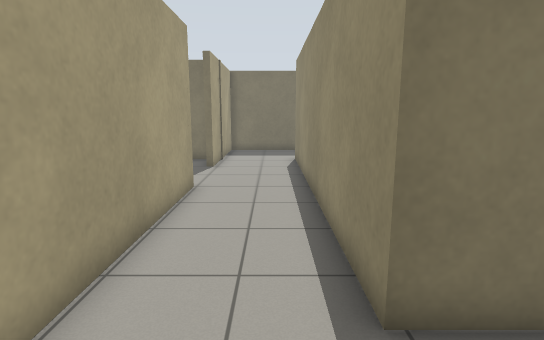
[1] (above)

18 first-person views from a walk through a robot-simulator world made for Gazebo. The camera is 1.2 m above the floor, tilts 10° down and sees 80° across. The floor is counted in squares, 0.5 m on a side. Each view is taken from the middle of a square. On the plan, view 1 faces up. The plan holds only what a view shows up to about 19 squares ahead; the rest is blank.

[2]
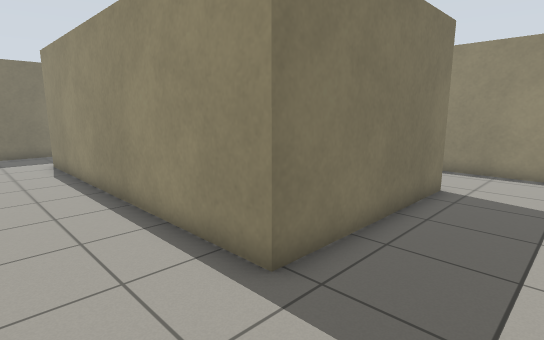

[3]
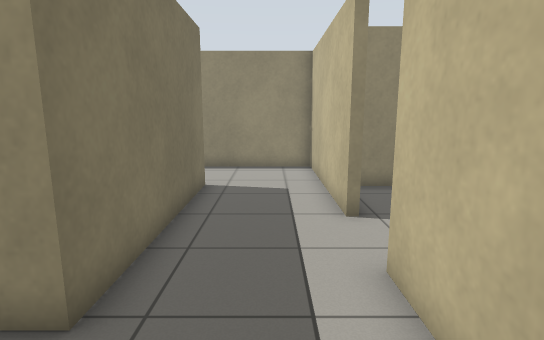

[4]
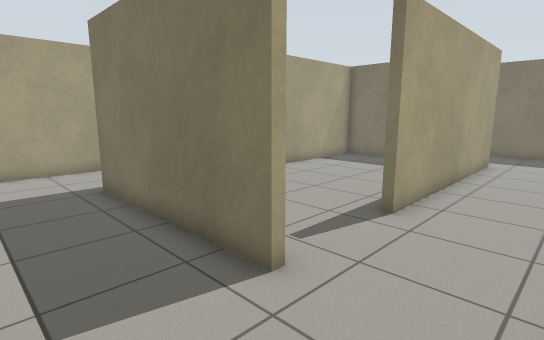

[5]
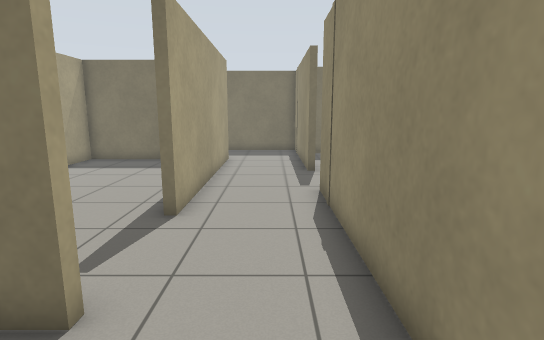

[6]
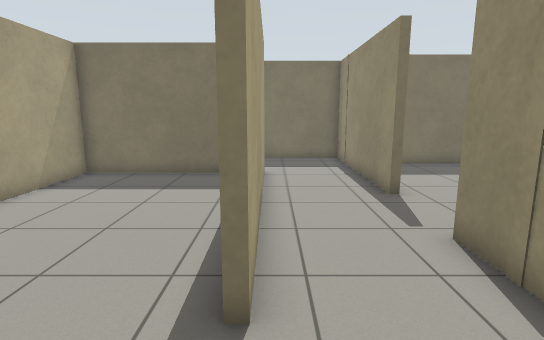

[7]
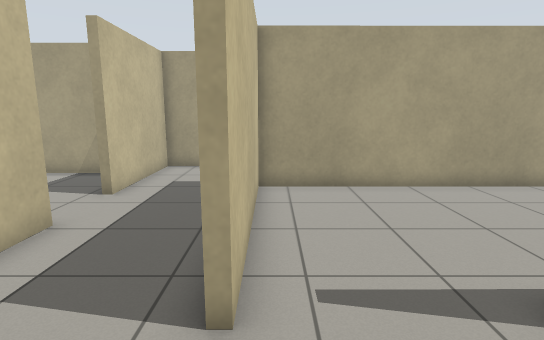

[8]
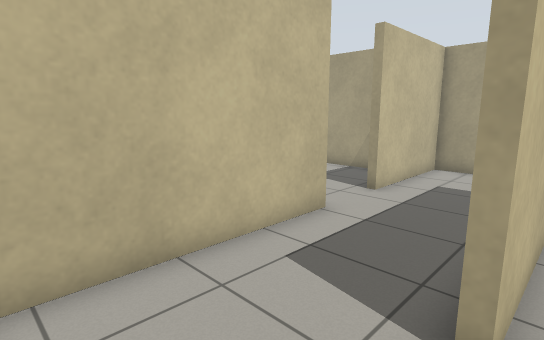

[9]
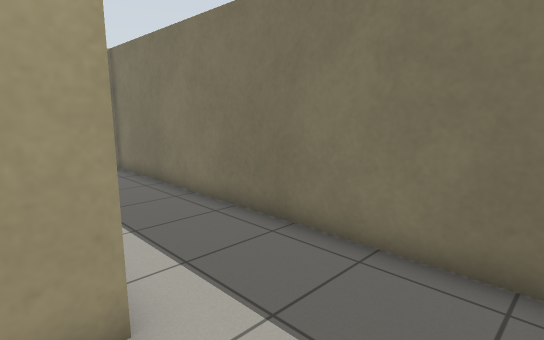

[10]
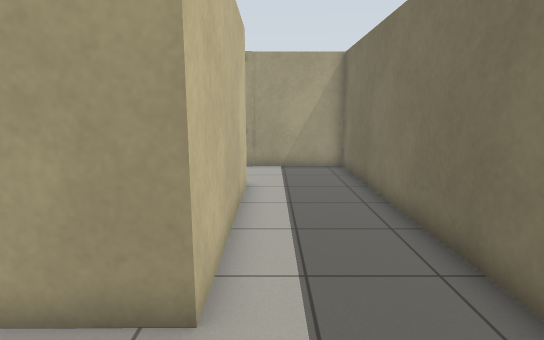

[11]
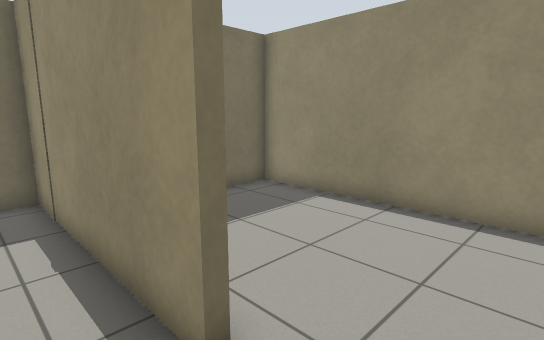

[12]
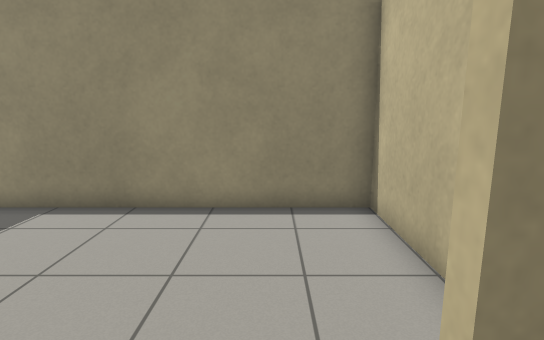

[13]
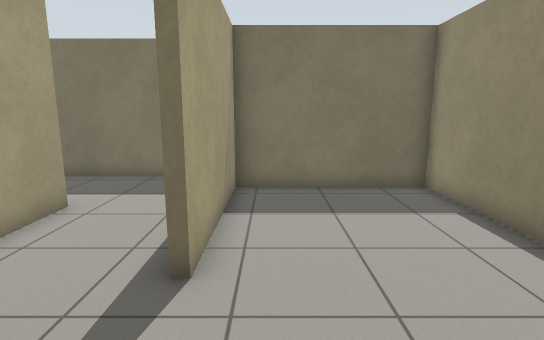

[14]
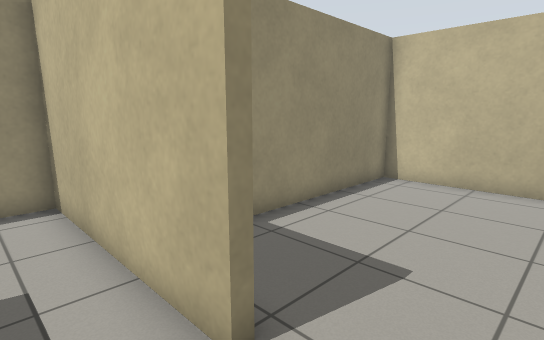

[15]
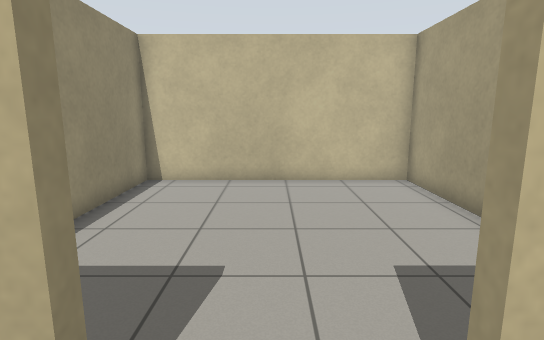

[16]
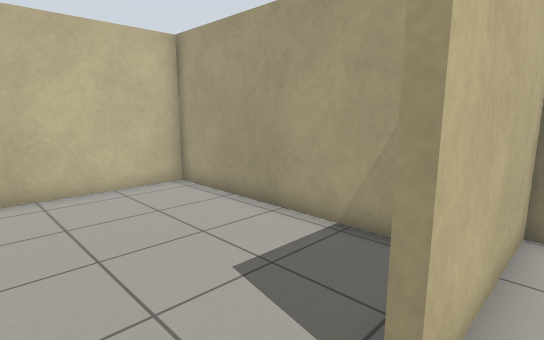

[17]
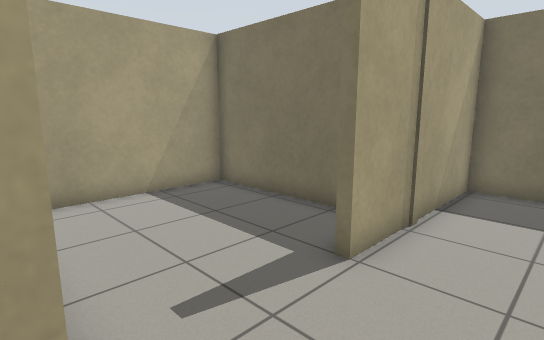

[18]
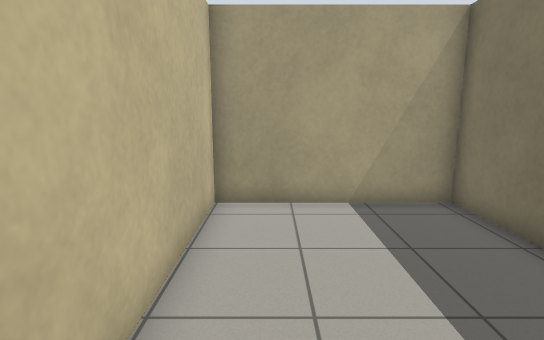

### Floor plan
Points are (right, up) in squares from view 1. A wall is a line through its corners. A room is listed if a view was taken in it or the views show most of it. See-through windows are left out.
Room 1 (views 1, 2, 3, 9, 10, 11, 12, 17, 18)
walls: (-2.6, 10.5) (-2.6, -0.7) (2.6, -0.7); (2.5, 3.3) (1.3, 3.3) (1.2, 17.2) (8.7, 17.2) (8.7, 7.3); (12.5, 13.4) (12.5, 21.2) (-2.6, 21.2) (-2.6, 14.4); (12.5, 7.5) (12.5, 10)
ways out: opening at (1.5, 1) to room 2; opening at (10.5, 8.5) to room 3; opening at (13, 11.5) to room 4; opening at (-3, 12.5) to room 7
Room 2 (views 4, 5, 14, 15, 16)
walls: (8.8, 3.3) (2.5, 3.3); (5.3, -0.7) (12.5, -0.7) (12.5, 3.5)
ways out: opening at (1.5, 1) to room 1; opening at (10.5, 3) to room 3; opening at (4, -1) to room 5
Room 3 (views 6, 7, 8)
walls: (12.5, 3.5) (12.5, 7.5)
ways out: opening at (10.5, 8.5) to room 1; opening at (10.5, 3) to room 2; opening at (8, 5.5) to room 6
Room 4 (view 13)
walls: (15.3, 8.5) (19, 8.5) (19, 19.4) (12.8, 19.4) (12.8, 13.4)
ways out: opening at (13, 11.5) to room 1
Room 5 (no view inside)
walls: (5.3, -1.1) (5.3, -0.7); (2.6, -0.7) (2.6, -1.1); (-0.9, -2.5) (-0.9, -10.5) (8.5, -10.5) (8.5, -1.9)
ways out: opening at (4, -1) to room 2
Room 6 (no view inside)
walls: (7, 16.9) (1.5, 16.9) (1.6, 3.6) (8.8, 3.6)
ways out: opening at (8, 5.5) to room 3
Room 7 (no view inside)
walls: (-3.4, 16.9) (-9.5, 16.9) (-9.5, 10.5) (-2.6, 10.5)
ways out: opening at (-3, 12.5) to room 1

Where each view was taken, in squares from view 1:
view 1: 0 up, 0 right, facing up
view 2: 0 up, 2 left, facing up-right
view 3: 1 up, 2 left, facing right
view 4: 0 up, 12 right, facing up-left
view 5: 0 up, 11 right, facing up
view 6: 4 up, 9 right, facing up
view 7: 4 up, 12 right, facing left
view 8: 4 up, 12 right, facing down-left
view 9: 16 up, 12 right, facing up-left
view 10: 18 up, 12 right, facing left
view 11: 11 up, 11 right, facing up-right
view 12: 11 up, 11 right, facing right
view 13: 9 up, 14 right, facing up
view 14: 1 up, 3 right, facing down-right
view 15: 1 up, 4 right, facing down
view 16: 0 up, 5 right, facing down-left
view 17: 10 up, 0 right, facing up-left
view 18: 12 up, 1 left, facing left
